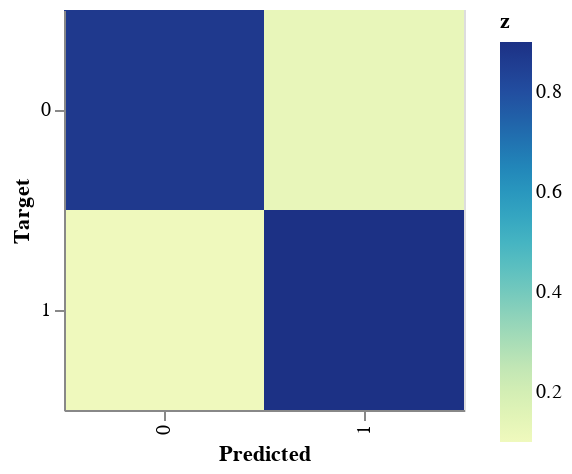

The code cell stored with this chart in its notebook:
### Code cell
pipeline(defaultxcols, defaultycols)

### Figure 1 — Vega-Lite specification as saved in the notebook (floating-point values rounded to 4 significant figures)
{"config": {"view": {"continuousWidth": 400, "continuousHeight": 300}}, "data": {"name": "data-1bb8ae7216d9a577bb3e57903c58e5d0"}, "mark": "rect", "encoding": {"color": {"type": "quantitative", "field": "z"}, "x": {"type": "nominal", "field": "x", "title": "Predicted"}, "y": {"type": "nominal", "field": "y", "title": "Target"}}, "height": 200, "width": 200, "$schema": "https://vega.github.io/schema/vega-lite/v4.8.1.json", "datasets": {"data-1bb8ae7216d9a577bb3e57903c58e5d0": [{"x": 0, "y": 0, "z": 0.8712}, {"x": 1, "y": 0, "z": 0.1288}, {"x": 0, "y": 1, "z": 0.09964}, {"x": 1, "y": 1, "z": 0.9004}]}}
